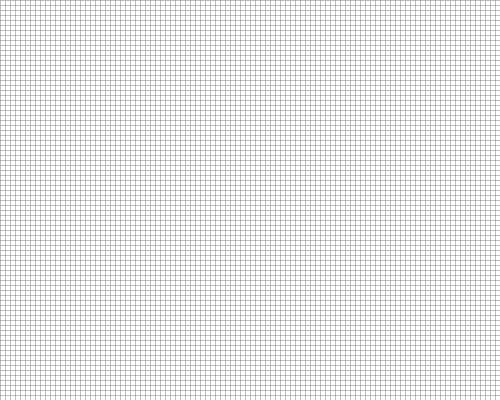
Frame 1 (no input)
Frame 60 (the mouse pressed at the canvas centre just before this capture): identical to frame 1, image omitted
Frame 120 (the mouse held since frame 60 and released just before this capture): identical to frame 1, image omitted

The Processing sketch that drew this single still picture (run headless with seeded random() and noise(); from frame 60 on, the mouse is pressed at the canvas centre):

// Processing sketch: Drawing
// ── Drawing.pde
/* drawGrid: draw the equispaced grid 
   offset -- the grid offset */
void drawGrid(int offset){
  pushStyle();
  strokeWeight(1);
  stroke(128, 128);
  for (int i = 0; i <= width; i += offset){
    line(i, 0, i, height);
  }
  for (int i = 0; i <= height; i += offset){
    line(0, i, width, i);
  }
  popStyle();
}

/* mouseTrack: print out mouse coordinates
  if mouse was moved */
void mouseTrack(){
  if (pmouseX != mouseX && pmouseY != mouseY)
    println(mouseX, mouseY);
}

void setup(){
  size(500, 400);
  background(255);
  cursor(CROSS);
}

void draw(){
  background(255); 
  drawGrid(5);
  mouseTrack();
}
